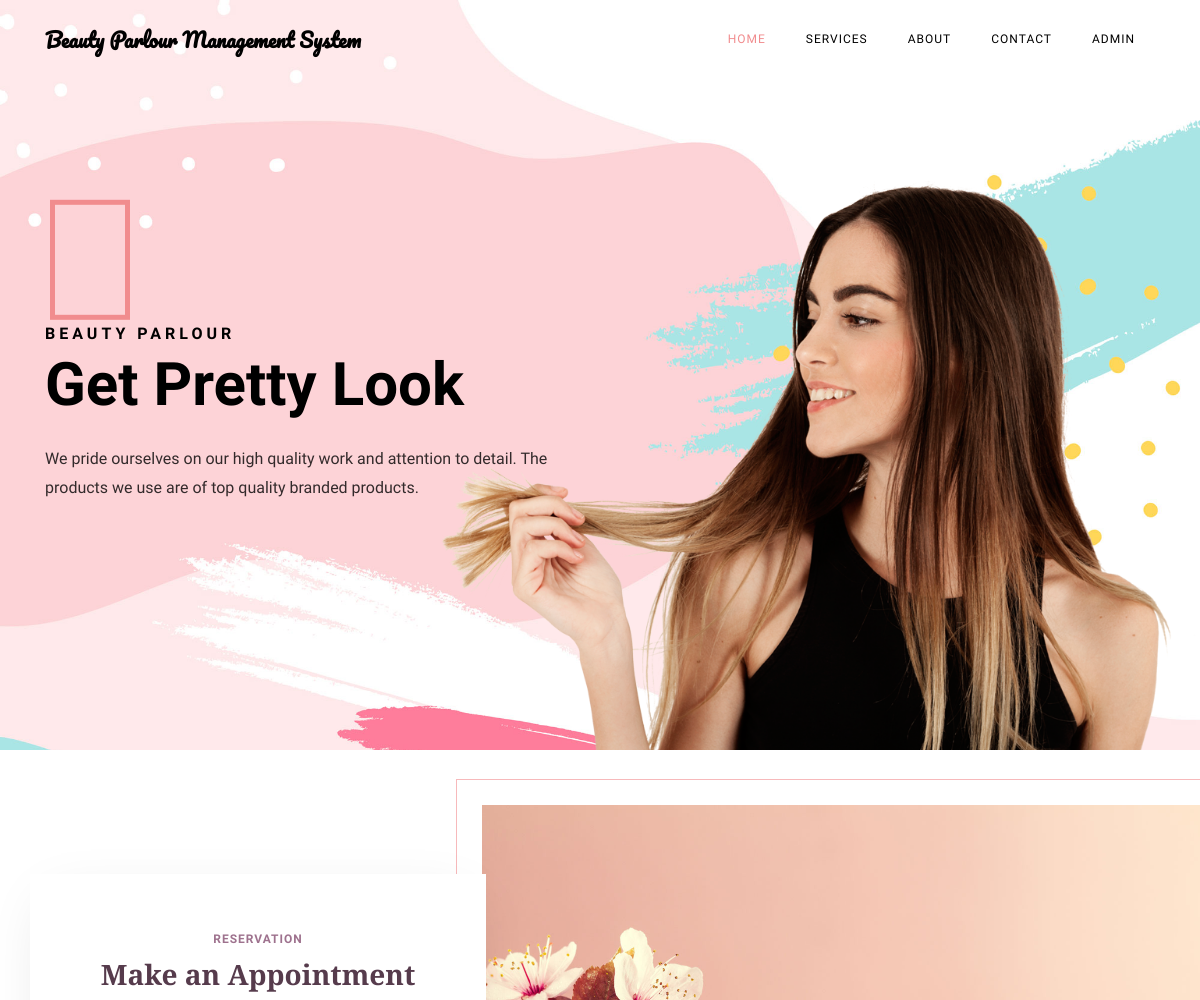
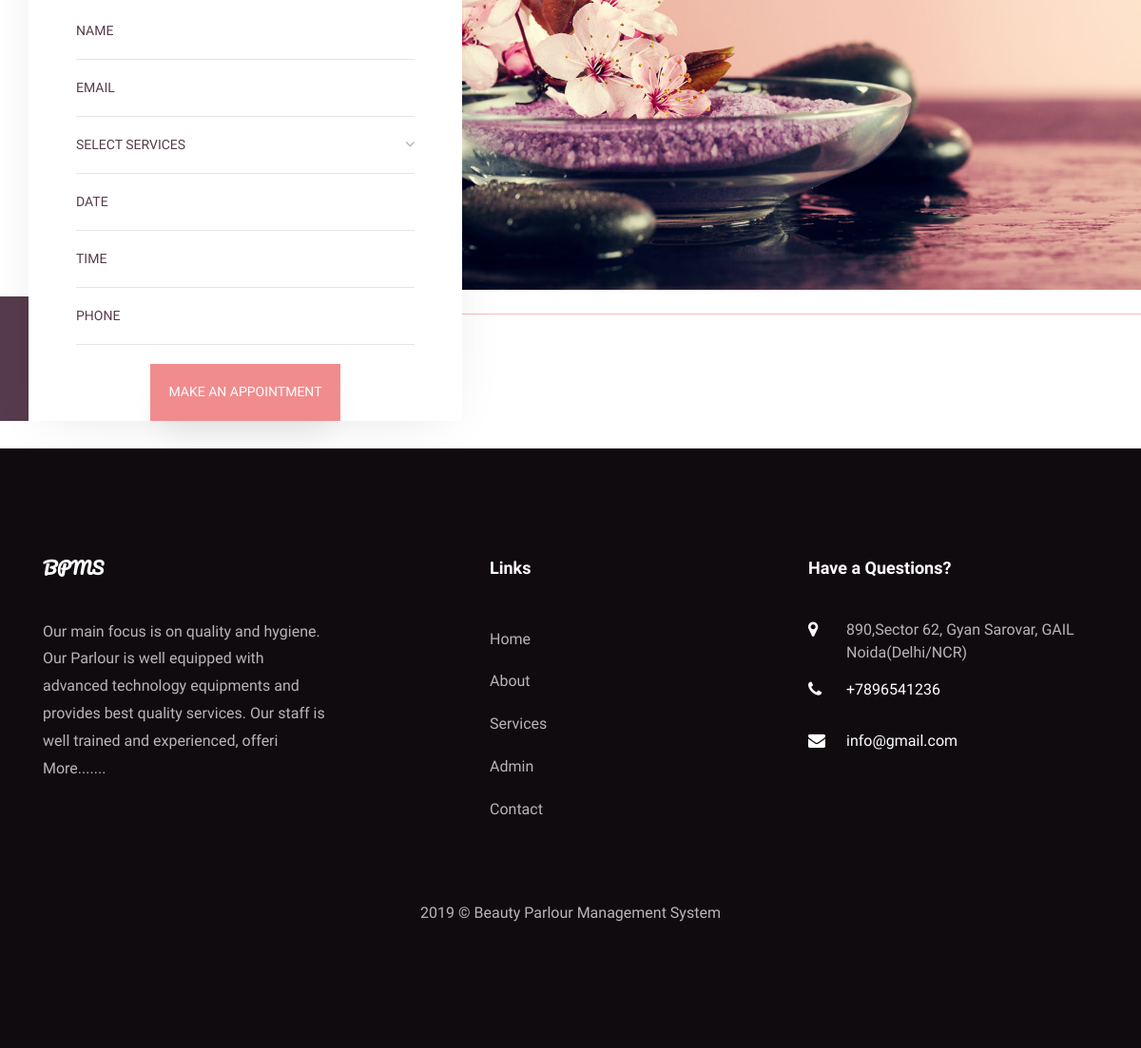
Screenshot of /bpms/index.php with the database file from the repository (2 pictures, top to bottom).
### tables this page shows
CREATE TABLE `tblpage` (
  `ID` int(10) NOT NULL,
  `PageType` varchar(200) DEFAULT NULL,
  `PageTitle` mediumtext DEFAULT NULL,
  `PageDescription` mediumtext DEFAULT NULL,
  `Email` varchar(200) DEFAULT NULL,
  `MobileNumber` bigint(10) DEFAULT NULL,
  `UpdationDate` date DEFAULT NULL,
  `Timing` varchar(200) NOT NULL
);

### bpms/index.php (the view, shortened to what this page needs)
<?php
include('includes/dbconnection.php');
?>
<!DOCTYPE html>
<html lang="en">
  <head>
    <link rel="stylesheet" href="css/open-iconic-bootstrap.min.css">
    <link rel="stylesheet" href="css/animate.css">
    <link rel="stylesheet" href="css/owl.carousel.min.css">
    <link rel="stylesheet" href="css/owl.theme.default.min.css">
    <link rel="stylesheet" href="css/magnific-popup.css">
    <link rel="stylesheet" href="css/aos.css">
    <link rel="stylesheet" href="css/ionicons.min.css">
    <link rel="stylesheet" href="css/bootstrap-datepicker.css">
    <link rel="stylesheet" href="css/jquery.timepicker.css">
    <link rel="stylesheet" href="css/flaticon.css">
    <link rel="stylesheet" href="css/icomoon.css">
    <link rel="stylesheet" href="css/style.css">
  </head>
  <body>
	  <?php include_once('includes/header.php');?>
    <section id="home-section" class="hero" style="background-image: url(images/bg.jpg);" data-stellar-background-ratio="0.5">
		  <div class="home-slider owl-carousel">
	      <div class="slider-item js-fullheight">
	      	<div class="overlay"></div>
	        <div class="container-fluid p-0">
	          <div class="row d-md-flex no-gutters slider-text align-items-end justify-content-end" data-scrollax-parent="true">
	          	<img class="one-third align-self-end order-md-last img-fluid" src="images/bg_1.png" alt="">
		          <div class="one-forth d-flex align-items-center ftco-animate" data-scrollax=" properties: { translateY: '70%' }">
		          	<div class="text mt-5">
		          		<span class="subheading">Beauty Parlour</span>
			            <h1 class="mb-4">Get Pretty Look</h1>
			            <p class="mb-4">We pride ourselves on our high quality work and attention to detail. The products we use are of top quality branded products.</p>
		            </div>
		          </div>
	        	</div>
	        </div>
	      </div>
	    </div>
    </section>
<br>
    <section class="ftco-section ftco-no-pt ftco-booking">
    	<div class="container-fluid px-0">
    		<div class="row no-gutters d-md-flex justify-content-end">
    			<div class="one-forth d-flex align-items-end">
    				<div class="text">
    					<div class="overlay"></div>
    					<div class="appointment-wrap">
    						<span class="subheading">Reservation</span>
								<h3 class="mb-2">Make an Appointment</h3>
		    				<form action="#" method="post" class="appointment-form">
			            <div class="row">
			              <div class="col-sm-12">
			                <div class="form-group">
					              <input type="text" class="form-control" id="name" placeholder="Name" name="name" required="true">
					            </div>
			              </div>
			              <div class="col-sm-12">
			                <div class="form-group">
					              <input type="email" class="form-control" id="appointment_email" placeholder="Email" name="email" required="true">
					            </div>
			              </div>
				            <div class="col-sm-12">
			                <div class="form-group">
					              <div class="select-wrap">
		                      <div class="icon"><span class="ion-ios-arrow-down"></span></div>
		                      <select name="services" id="services" required="true" class="form-control">
		                      	<option value="">Select Services</option>
		                      </select>
		                    </div>
					            </div>
			              </div>
			              <div class="col-sm-12">
			                <div class="form-group">
			                  <input type="text" class="form-control appointment_date" placeholder="Date" name="adate" id='adate' required="true">
			                </div>
			              </div>
			              <div class="col-sm-12">
			                <div class="form-group">
			                  <input type="text" class="form-control appointment_time" placeholder="Time" name="atime" id='atime' required="true">
			                </div>
			              </div>
			              <div class="col-sm-12">
			                <div class="form-group">
			                  <input type="text" class="form-control" id="phone" name="phone" placeholder="Phone" required="true" maxlength="10" pattern="[0-9]+">
			                </div>
			              </div>
				          </div>
				          <div class="form-group">
			              <input type="submit" name="submit" value="Make an Appointment" class="btn btn-primary">
			            </div>
			          </form>
		          </div>
						</div>
    			</div>
					<div class="one-third">
						<div class="img" style="background-image: url(images/bg-1.jpg);">
						</div>
					</div>
    		</div>
    	</div>
    </section>
		<br>
   <?php include_once('includes/footer.php');?>
  </body>
</html>

### bpms/includes/footer.php (shortened to what this page needs)
 <?php
include('includes/dbconnection.php');
?>
 <footer class="ftco-footer ftco-section">
      <div class="container">
        <div class="row mb-5">
          <div class="col-md">
            <div class="ftco-footer-widget mb-4">
              <h2 class="ftco-heading-2 logo">BPMS</h2>
              <?php
$ret=mysqli_query($con,"select * from tblpage where PageType='aboutus' ");
while ($row=mysqli_fetch_array($ret)) {
?>
              <p><?php  echo substr($row['PageDescription'],0,200);?> <a href="about.php">More.......</a></p><?php } ?>
            </div>
          </div>
          <div class="col-md" style="padding-left: 150px">
             <div class="ftco-footer-widget mb-4">
              <h2 class="ftco-heading-2">Links</h2>
              <ul class="list-unstyled">
                <li><a href="index.php" class="py-2 d-block">Home</a></li>
                <li><a href="about.php" class="py-2 d-block">About</a></li>
                <li><a href="services.php" class="py-2 d-block">Services</a></li>
                <li><a href="admin/index.php" class="py-2 d-block">Admin</a></li>
                <li><a href="contact.php" class="py-2 d-block">Contact</a></li>
              </ul>
            </div>
          </div>
          <div class="col-md">
            <div class="ftco-footer-widget mb-4">
            	<h2 class="ftco-heading-2">Have a Questions?</h2>
            	<div class="block-23 mb-3">
                <?php
$ret=mysqli_query($con,"select * from tblpage where PageType='contactus' ");
while ($row=mysqli_fetch_array($ret)) {
?>
	              <ul>
	                <li><span class="icon icon-map-marker"></span><span class="text"><?php  echo $row['PageDescription'];?></span></li>
	                <li><a href="#"><span class="icon icon-phone"></span><span class="text">+<?php  echo $row['MobileNumber'];?></span></a></li>
	                <li><a href="#"><span class="icon icon-envelope"></span><span class="text"><?php  echo $row['Email'];?></span></a></li>
	              </ul>
	            </div>
               <?php } ?>
            </div>
          </div>
        </div>
        <div class="row">
          <div class="col-md-12 text-center">
            <p>
  2019 &copy; Beauty Parlour Management System  </p>
          </div>
        </div>
      </div>
    </footer>

### bpms/css/icomoon.css (style rules this page uses)
[class^="icon-"], [class*=" icon-"] { font-family: 'icomoon' !important; speak: none; font-style: normal; font-weight: normal; font-variant: normal; text-transform: none; line-height: 1; -webkit-font-smoothing: antialiased; -moz-osx-font-smoothing: grayscale; }
.icon-map-marker:before { content: "\f041"; }
.icon-phone:before { content: "\f095"; }
.icon-envelope:before { content: "\f0e0"; }

### rows the page displays
tblpage: PageDescription "Our main focus is on quality and hygiene. Our Parlour is well equipped with advanced technology equipments and provides best quality services. Our staff is well trained and experienced, offeri"
tblpage: PageDescription "890,Sector 62, Gyan Sarovar, GAIL Noida(Delhi/NCR)", MobileNumber "7896541236", Email "info@gmail.com"
